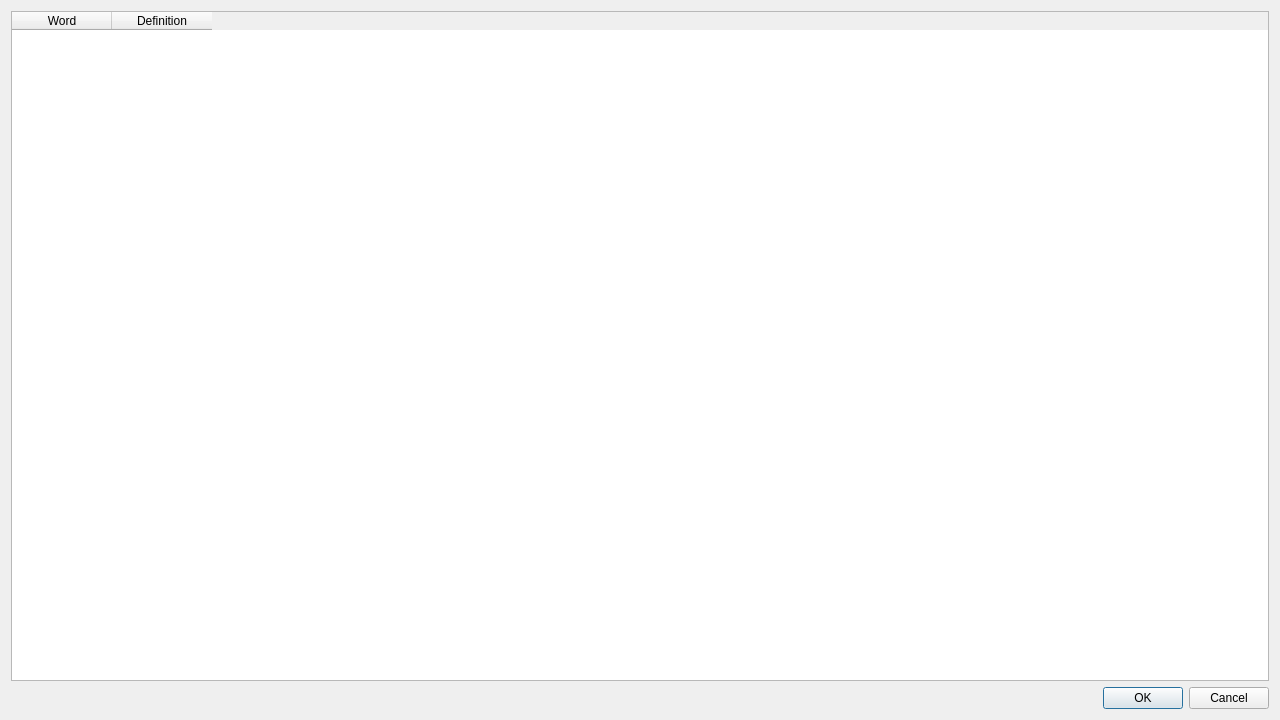
<?xml version="1.0" encoding="UTF-8"?>
<ui version="4.0">
 <class>DefinitionsDialog</class>
 <widget class="QDialog" name="DefinitionsDialog">
  <property name="geometry">
   <rect>
    <x>0</x>
    <y>0</y>
    <width>1280</width>
    <height>720</height>
   </rect>
  </property>
  <property name="minimumSize">
   <size>
    <width>1280</width>
    <height>720</height>
   </size>
  </property>
  <property name="windowTitle">
   <string>Definitions</string>
  </property>
  <layout class="QGridLayout" name="gridLayout">
   <item row="0" column="0">
    <widget class="QTableWidget" name="table">
     <property name="editTriggers">
      <set>QAbstractItemView::NoEditTriggers</set>
     </property>
     <property name="selectionBehavior">
      <enum>QAbstractItemView::SelectRows</enum>
     </property>
     <property name="textElideMode">
      <enum>Qt::ElideMiddle</enum>
     </property>
     <column>
      <property name="text">
       <string>Word</string>
      </property>
     </column>
     <column>
      <property name="text">
       <string>Definition</string>
      </property>
     </column>
    </widget>
   </item>
   <item row="1" column="0">
    <widget class="QDialogButtonBox" name="button_box">
     <property name="orientation">
      <enum>Qt::Horizontal</enum>
     </property>
     <property name="standardButtons">
      <set>QDialogButtonBox::Cancel|QDialogButtonBox::Ok</set>
     </property>
    </widget>
   </item>
  </layout>
 </widget>
 <resources/>
 <connections>
  <connection>
   <sender>button_box</sender>
   <signal>accepted()</signal>
   <receiver>DefinitionsDialog</receiver>
   <slot>accept()</slot>
   <hints>
    <hint type="sourcelabel">
     <x>248</x>
     <y>254</y>
    </hint>
    <hint type="destinationlabel">
     <x>157</x>
     <y>274</y>
    </hint>
   </hints>
  </connection>
  <connection>
   <sender>button_box</sender>
   <signal>rejected()</signal>
   <receiver>DefinitionsDialog</receiver>
   <slot>reject()</slot>
   <hints>
    <hint type="sourcelabel">
     <x>316</x>
     <y>260</y>
    </hint>
    <hint type="destinationlabel">
     <x>286</x>
     <y>274</y>
    </hint>
   </hints>
  </connection>
 </connections>
</ui>
